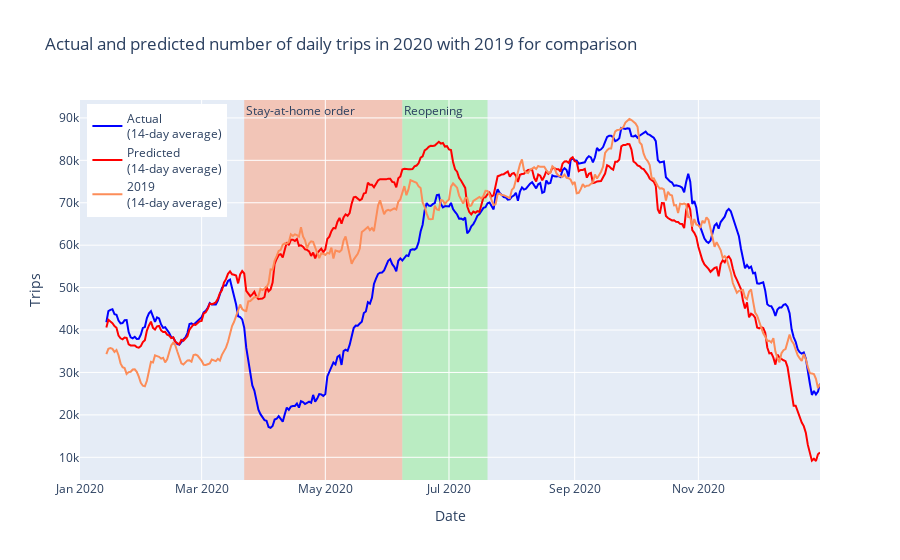

Write notebook code for a chart like this one.
### Markdown cell above
Statewide stay-at-home order issued on 22.03.   
Phase 1 reopening 08.06   
Phase 2 reopening 22.06  
Phase 3 reopening 06.07  
Phase 4 reopening 20.07

### Code cell
fig = plot_test(df_test_2020,
                y_test_2020,
                comparison=df_nyc[df_nyc["Year"] == 2019], 
                comparison_title=2019, 
                show=False,
                scatter=False,
                title="Actual and predicted number of daily trips in 2020 with 2019 for comparison")

fig.add_vrect(
    x0="2020-03-22", x1="2020-06-08",
    fillcolor="LightSalmon", opacity=0.5,
    layer="below", line_width=0,
    annotation_text="Stay-at-home order",
    annotation_position="top left"
)

fig.add_vrect(
    x0="2020-06-08", x1="2020-07-20",
    fillcolor="LightGreen", opacity=0.5,
    layer="below", line_width=0,
    annotation_text="Reopening",
    annotation_position="top left"
)

fig.show()

### Figure 1 — Plotly figure (JSON) as saved in the notebook; plotly's stock layout.template omitted (floating-point values rounded to 4 significant figures; data arrays with more than 128 entries replaced by an {"elided": "..."} marker saying what was removed)
{"data": [{"marker": {"color": "blue"}, "mode": "lines", "name": "Actual<br>(14-day average)", "type": "scatter", "x": {"elided": "366 str values"}, "y": {"elided": "366 float values"}}, {"marker": {"color": "red"}, "mode": "lines", "name": "Predicted<br>(14-day average)", "type": "scatter", "x": {"elided": "366 str values"}, "y": {"elided": "366 float values"}}, {"marker": {"color": "#fc8d59"}, "mode": "lines", "name": "2019<br>(14-day average)", "type": "scatter", "x": {"elided": "365 str values"}, "y": {"elided": "365 float values"}}], "layout": {"annotations": [{"showarrow": false, "text": "Stay-at-home order", "x": "2020-03-22", "xanchor": "left", "xref": "x", "y": 1, "yanchor": "top", "yref": "y domain"}, {"showarrow": false, "text": "Reopening", "x": "2020-06-08", "xanchor": "left", "xref": "x", "y": 1, "yanchor": "top", "yref": "y domain"}], "legend": {"x": 0.01, "xanchor": "left", "y": 0.99, "yanchor": "top"}, "shapes": [{"fillcolor": "LightSalmon", "layer": "below", "line": {"width": 0}, "opacity": 0.5, "type": "rect", "x0": "2020-03-22", "x1": "2020-06-08", "xref": "x", "y0": 0, "y1": 1, "yref": "y domain"}, {"fillcolor": "LightGreen", "layer": "below", "line": {"width": 0}, "opacity": 0.5, "type": "rect", "x0": "2020-06-08", "x1": "2020-07-20", "xref": "x", "y0": 0, "y1": 1, "yref": "y domain"}], "title": {"text": "Actual and predicted number of daily trips in 2020 with 2019 for comparison"}, "xaxis": {"title": {"text": "Date"}}, "yaxis": {"title": {"text": "Trips"}}}}
